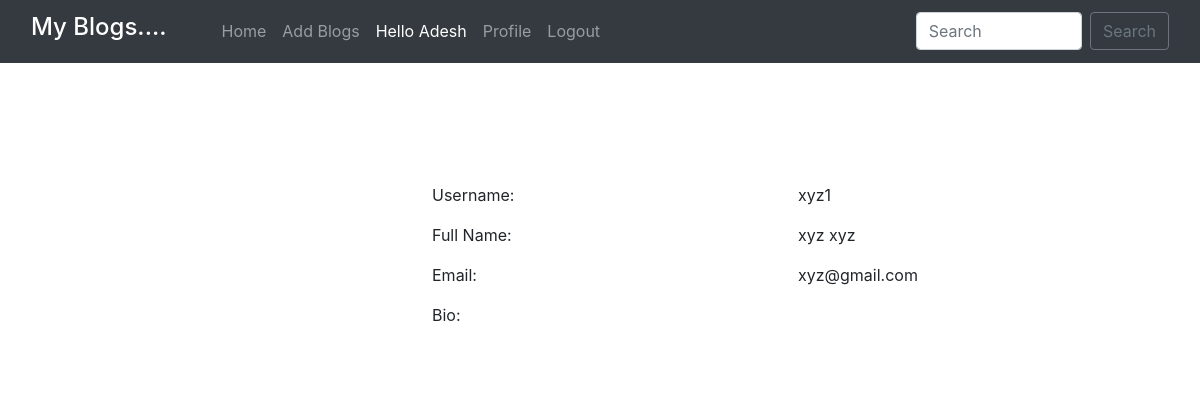
The app's page /user_profile/20/ (signed in) with its own data.
### home/models.py (models this page shows, shortened)
class BlogPost(models.Model):
    title=models.CharField(max_length=255)
    author= models.ForeignKey(User, on_delete=models.CASCADE)
    slug=models.CharField(max_length=130)
    content=models.TextField()
    dateTime=models.DateTimeField(auto_now_add=True)

### home/views.py (the view)
# urls.py: path("user_profile/<int:myid>/", views.user_profile, name="user_profile"),
def user_profile(request, myid):
    post = BlogPost.objects.filter(id=myid)
    return render(request, "user_profile.html", {'post':post})

### home/templates/user_profile.html (shortened to what this page needs)
{% extends 'base.html' %}
{% block body %}
<div class="container profile">
            <form method="post">
                <div class="row">
                    {% for i in post %}
                    <div class="col-md-4">
                    </div>
                    <div class="col-md-8">
                        <div class="profile-tab">
                            <div class="tab-pane">
                                <br><br>
                                        <div class="row">
                                            <div class="col-md-6">
                                                <label>Username:</label>
                                            </div>
                                            <div class="col-md-6">
                                                <p>{{i.author}}</p>
                                            </div>
                                        </div>
                                        <div class="row">
                                            <div class="col-md-6">
                                                <label>Full Name:</label>
                                            </div>
                                            <div class="col-md-6">
                                                <p>{{i.author.get_full_name}}</p>
                                            </div>
                                        </div>
                                        <div class="row">
                                            <div class="col-md-6">
                                                <label>Email:</label>
                                            </div>
                                            <div class="col-md-6">
                                                <p>{{i.author.email}}</p>
                                            </div>
                                        </div>
                                        <div class="row">
                                            <div class="col-md-6">
                                                <label>Bio:</label>
                                            </div>
                                            <div class="col-md-6">
                                            </div>
                                        </div>
                                        {% endfor %}
                            </div>
                        </div>
                    </div>
            </form>
            </div>
        {% endblock %}

### home/templates/base.html (shortened to what this page needs)
<!doctype html>
<html lang="en">
  <head>
    <link href="//maxcdn.bootstrapcdn.com/bootstrap/4.1.1/css/bootstrap.min.css" rel="stylesheet" id="bootstrap-css">
    <link href="https://cdn.jsdelivr.net/npm/bootstrap@5.0.2/dist/css/bootstrap.min.css" rel="stylesheet">
    <link rel="stylesheet" href="https://maxcdn.bootstrapcdn.com/bootstrap/4.0.0/css/bootstrap.min.css">
  </head>
  <body>
    <nav class="navbar navbar-expand-lg navbar-dark bg-dark sticky-top">
        <div class="container-fluid">
          <a class="navbar-brand" href="#"><h4>My Blogs....</h4></a>
          <div class="collapse navbar-collapse" id="navbarSupportedContent">
          <div class="container mx-3">
            <ul class="navbar-nav me-auto mb-2 mb-lg-0">
              <li class="nav-item">
                <a class="nav-link {% block homeactive %} {% endblock homeactive %}" aria-current="page" href="/">Home</a>
              </li>
              {% if user.is_authenticated %}
              <li class="nav-item">
                <a class="nav-link {% block add_blogs_active %} {% endblock add_blogs_active %}" href="/add_blogs/">Add Blogs</a>
              </li>
              <li class="nav-item">
                <a class="nav-link active" href="#">Hello {{request.user}}</a>
              </li>
              <li class="nav-item">
                <a class="nav-link {% block profileactive %} {% endblock profileactive %}" href="/profile/">Profile</a>
              </li>
              <li class="nav-item">
                <a class="nav-link" href="/logout/">Logout</a>
              </li>
              {% endif %}
            </ul>
            </div>
            <form class="d-flex" method="POST" action="/search/"> {% csrf_token %}
              <input class="form-control me-2" type="search" placeholder="Search" name="searched" id="searched" aria-label="Search">
              <button href="/search/" class="btn btn-outline-secondary" type="submit">Search</button>
            </form>
          </div>
        </div>
      </nav>
      {% block body %}
      {% endblock %}
</body>
</html>

### records on screen
BlogPost: author "xyz1", author.get_full_name "xyz xyz", author.email "xyz@gmail.com"

### other values on screen
{{ request.user }} "Adesh"
